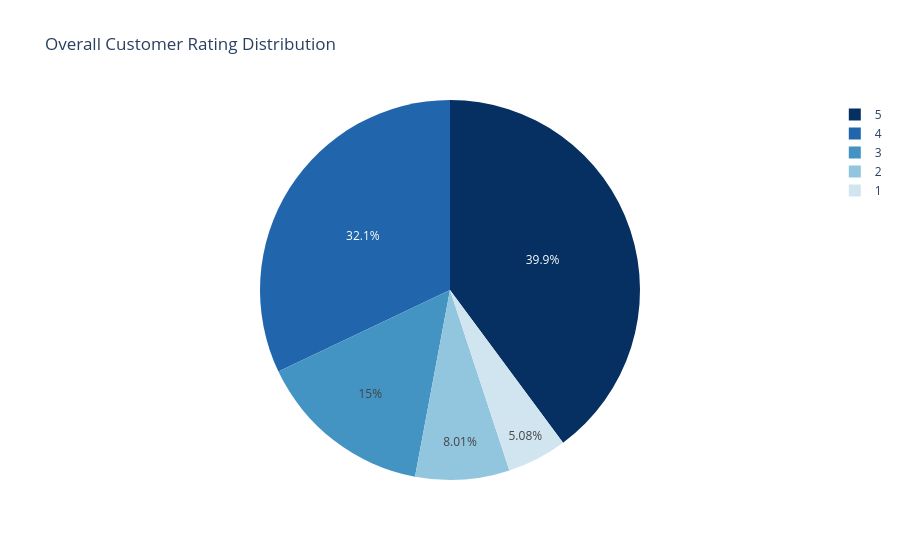

Here is the notebook cell this chart was saved with:
### Markdown cell above
## 2. Sentiment Distribution
### Descriptive Analysis
What is the overall rating profile of the store?

### Code cell
rating_dist = df['rating'].value_counts().reset_index()
rating_dist.columns = ['rating', 'count']
rating_dist = rating_dist.sort_values('rating')

fig = px.pie(rating_dist, values='count', names='rating', 
             title='Overall Customer Rating Distribution',
             color_discrete_sequence=px.colors.sequential.RdBu_r)
fig.write_image(PLOT_DIR / "05_rating_pie.png")
fig.show()

### Figure 1 — Plotly figure (JSON) as saved in the notebook; plotly's stock layout.template omitted (floating-point values rounded to 4 significant figures)
{"data": [{"domain": {"x": [0, 1], "y": [0, 1]}, "hovertemplate": "rating=%{label}<br>count=%{value}<extra></extra>", "labels": [1, 2, 3, 4, 5], "legendgroup": "", "name": "", "showlegend": true, "type": "pie", "values": [5772, 9095, 17016, 36412, 45256]}], "layout": {"legend": {"tracegroupgap": 0}, "piecolorway": ["rgb(5,48,97)", "rgb(33,102,172)", "rgb(67,147,195)", "rgb(146,197,222)", "rgb(209,229,240)", "rgb(247,247,247)", "rgb(253,219,199)", "rgb(244,165,130)", "rgb(214,96,77)", "rgb(178,24,43)", "rgb(103,0,31)"], "title": {"text": "Overall Customer Rating Distribution"}}}
